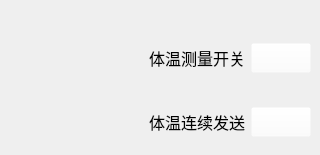
      <widget class="QWidget" name="tab_5">
       <attribute name="icon">
        <iconset resource="res.qrc">
         <normaloff>:/icon/img/icon3.png</normaloff>:/icon/img/icon3.png</iconset>
       </attribute>
       <attribute name="title">
        <string/>
       </attribute>
       <attribute name="toolTip">
        <string>体温</string>
       </attribute>
       <widget class="QWidget" name="gridLayoutWidget_9">
        <property name="geometry">
         <rect>
          <x>90</x>
          <y>35</y>
          <width>221</width>
          <height>111</height>
         </rect>
        </property>
        <layout class="QGridLayout" name="gridLayout_9">
         <item row="0" column="1">
          <widget class="QLabel" name="label_30">
           <property name="font">
            <font>
             <family>黑体</family>
             <pointsize>12</pointsize>
            </font>
           </property>
           <property name="frameShape">
            <enum>QFrame::NoFrame</enum>
           </property>
           <property name="frameShadow">
            <enum>QFrame::Sunken</enum>
           </property>
           <property name="text">
            <string>体温测量开关</string>
           </property>
           <property name="alignment">
            <set>Qt::AlignRight|Qt::AlignTrailing|Qt::AlignVCenter</set>
           </property>
          </widget>
         </item>
         <item row="1" column="0">
          <spacer name="verticalSpacer_15">
           <property name="orientation">
            <enum>Qt::Vertical</enum>
           </property>
           <property name="sizeType">
            <enum>QSizePolicy::Fixed</enum>
           </property>
           <property name="sizeHint" stdset="0">
            <size>
             <width>20</width>
             <height>20</height>
            </size>
           </property>
          </spacer>
         </item>
         <item row="0" column="2">
          <widget class="QPushButton" name="pushButton_7">
           <property name="minimumSize">
            <size>
             <width>60</width>
             <height>30</height>
            </size>
           </property>
           <property name="maximumSize">
            <size>
             <width>60</width>
             <height>30</height>
            </size>
           </property>
           <property name="styleSheet">
            <string notr="true">background-color: rgba(255, 255, 255, 0);</string>
           </property>
           <property name="text">
            <string/>
           </property>
           <property name="icon">
            <iconset resource="res.qrc">
             <normaloff>:/icon/img/close.png</normaloff>
             <normalon>:/icon/img/open.png</normalon>:/icon/img/close.png</iconset>
           </property>
           <property name="iconSize">
            <size>
             <width>60</width>
             <height>60</height>
            </size>
           </property>
           <property name="checkable">
            <bool>true</bool>
           </property>
          </widget>
         </item>
         <item row="2" column="1">
          <widget class="QLabel" name="label_31">
           <property name="font">
            <font>
             <family>黑体</family>
             <pointsize>12</pointsize>
            </font>
           </property>
           <property name="frameShape">
            <enum>QFrame::NoFrame</enum>
           </property>
           <property name="frameShadow">
            <enum>QFrame::Sunken</enum>
           </property>
           <property name="text">
            <string>体温连续发送</string>
           </property>
           <property name="alignment">
            <set>Qt::AlignRight|Qt::AlignTrailing|Qt::AlignVCenter</set>
           </property>
          </widget>
         </item>
         <item row="2" column="2">
          <widget class="QPushButton" name="pushButton_8">
           <property name="minimumSize">
            <size>
             <width>60</width>
             <height>30</height>
            </size>
           </property>
           <property name="maximumSize">
            <size>
             <width>60</width>
             <height>30</height>
            </size>
           </property>
           <property name="styleSheet">
            <string notr="true">background-color: rgba(255, 255, 255, 0);</string>
           </property>
           <property name="text">
            <string/>
           </property>
           <property name="icon">
            <iconset resource="res.qrc">
             <normaloff>:/icon/img/close.png</normaloff>
             <normalon>:/icon/img/open.png</normalon>:/icon/img/close.png</iconset>
           </property>
           <property name="iconSize">
            <size>
             <width>60</width>
             <height>60</height>
            </size>
           </property>
           <property name="checkable">
            <bool>true</bool>
           </property>
          </widget>
         </item>
        </layout>
       </widget>
      </widget>
